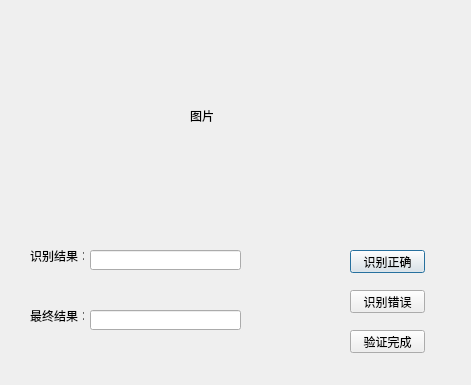
<?xml version="1.0" encoding="UTF-8"?>
<ui version="4.0">
 <class>ShowPicture</class>
 <widget class="QDialog" name="ShowPicture">
  <property name="geometry">
   <rect>
    <x>0</x>
    <y>0</y>
    <width>471</width>
    <height>385</height>
   </rect>
  </property>
  <property name="font">
   <font>
    <family>Microsoft YaHei UI</family>
   </font>
  </property>
  <property name="windowTitle">
   <string>识别图像窗口</string>
  </property>
  <widget class="QPushButton" name="pushButton">
   <property name="geometry">
    <rect>
     <x>350</x>
     <y>250</y>
     <width>75</width>
     <height>23</height>
    </rect>
   </property>
   <property name="text">
    <string>识别正确</string>
   </property>
  </widget>
  <widget class="QLabel" name="label">
   <property name="geometry">
    <rect>
     <x>190</x>
     <y>110</y>
     <width>54</width>
     <height>12</height>
    </rect>
   </property>
   <property name="text">
    <string>图片</string>
   </property>
  </widget>
  <widget class="QLabel" name="label_2">
   <property name="geometry">
    <rect>
     <x>30</x>
     <y>250</y>
     <width>54</width>
     <height>12</height>
    </rect>
   </property>
   <property name="text">
    <string>识别结果：</string>
   </property>
  </widget>
  <widget class="QLineEdit" name="lineEdit">
   <property name="geometry">
    <rect>
     <x>90</x>
     <y>250</y>
     <width>151</width>
     <height>20</height>
    </rect>
   </property>
  </widget>
  <widget class="QPushButton" name="pushButton_2">
   <property name="geometry">
    <rect>
     <x>350</x>
     <y>290</y>
     <width>75</width>
     <height>23</height>
    </rect>
   </property>
   <property name="text">
    <string>识别错误</string>
   </property>
  </widget>
  <widget class="QLabel" name="label_3">
   <property name="geometry">
    <rect>
     <x>30</x>
     <y>310</y>
     <width>54</width>
     <height>12</height>
    </rect>
   </property>
   <property name="text">
    <string>最终结果：</string>
   </property>
  </widget>
  <widget class="QLineEdit" name="lineEdit_2">
   <property name="geometry">
    <rect>
     <x>90</x>
     <y>310</y>
     <width>151</width>
     <height>20</height>
    </rect>
   </property>
  </widget>
  <widget class="QPushButton" name="pushButton_3">
   <property name="geometry">
    <rect>
     <x>350</x>
     <y>330</y>
     <width>75</width>
     <height>23</height>
    </rect>
   </property>
   <property name="text">
    <string>验证完成</string>
   </property>
  </widget>
 </widget>
 <resources/>
 <connections/>
</ui>
